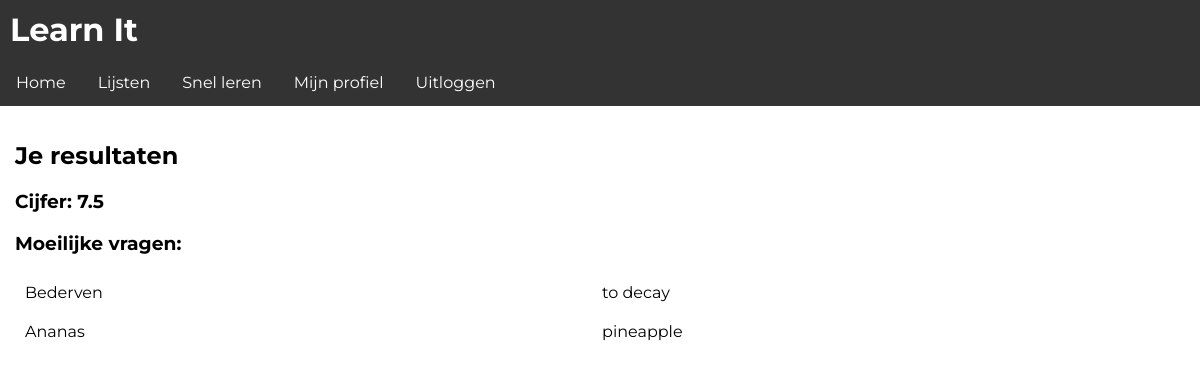
Page /app/result/45 (signed in) on the committed database.
### learnit/models.py (models this page shows, shortened)
class TestResults(models.Model):
    grade = models.FloatField()
    correct_answers = models.IntegerField(default=0)
    wrong_answers = models.IntegerField(default=0)
    initial_question_amount = models.IntegerField(default=0)
    total_question_amount = models.IntegerField(default=0)
    difficult_questions_amount = models.IntegerField(default=0)
    user = models.ForeignKey(to=User, on_delete=models.CASCADE)
    datetime = models.DateTimeField(auto_now=True)
    difficult_questions = models.ManyToManyField(to=Question)
    start_time = models.TimeField(default=timezone.now)
    end_time = models.TimeField(default=timezone.now)

class Question(models.Model):
    question = models.CharField(max_length=500)
    answer = models.CharField(max_length=500)

### learnit/views.py (the view)
# urls.py: path('app/result/<int:result_id>', views.results, name='results_page'),
def results(request, result_id):
    if not request.user.is_authenticated:
        return redirect('/login')
    return render(request, 'app/result.html', generate_context(request, {
        'result': TestResults.objects.get(pk=result_id)
    }))

### learnit/views.py (called while the page is built)
def generate_context(request, context):
    if request.user.is_authenticated:
        settings = Settings.objects.get(user=request.user)
        context['settings_theme'] = settings.interface_theme
        context['settings_lang'] = settings.interface_language
    return context

### templates/app/result.html
{% extends 'base.html' %}
{% block content %}
    {% if settings_lang == 0 %}
            <h2>Your Results</h2>
    <h3>Your grade: {{ result.grade }}</h3>
    {% if result.difficult_questions.all %}
    <h3>Difficult Questions:</h3>
    <table>
    {% for question in result.difficult_questions.all %}
    <tr>
    <td>{{ question.question }}</td>
    <td>{{ question.answer }}</td>
</tr>
{% endfor %}
{% endif %}
</table>
{% elif settings_lang == 1 %}
            <h2>Je resultaten</h2>
    <h3>Cijfer: {{ result.grade }}</h3>
    {% if result.difficult_questions.all %}
    <h3>Moeilijke vragen:</h3>
    <table>
    {% for question in result.difficult_questions.all %}
    <tr>
    <td>{{ question.question }}</td>
    <td>{{ question.answer }}</td>
</tr>
{% endfor %}
{% endif %}
</table>
{% endif %}
{% endblock %}

### learnit/static/css/style_light.css (style rules this page uses)
html, body { margin: 0; padding: 0; }
* { font-family: 'Montserrat', sans-serif; }
table { width: 100%; vertical-align: top; text-align: left; border-spacing: 0; border-collapse: collapse; }
td { width: auto; }
td { margin: 0; padding: 10px; }
h2 { font-weight: bold; }

### rows in the picture
TestResults: grade "7.5"
Question: question "Bederven", answer "to decay"
Question: question "Ananas", answer "pineapple"
